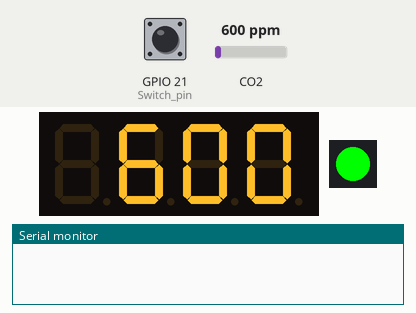
Simulated run of this program. Board: ESP32. On the bench: 4-digit seven-segment display, 1 RGB LEDs in strip order, left to right, the last lines printed to the serial monitor. The inputs (shaded band) are chosen by the test bench; at power-on: GPIO 21 (Switch_pin) HIGH, CO2 600 ppm.

Above: at 2.6 s.
2.7 s: GPIO 21 (Switch_pin) pulled LOW for 3.2 s
At 3.3 s:
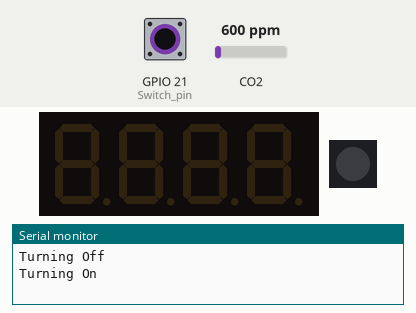
7.4 s: GPIO 21 (Switch_pin) pulled LOW for 0.15 s
At 9.1 s:
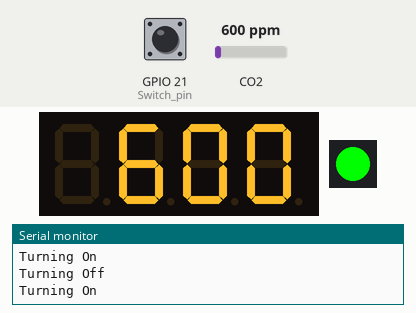
9.4 s: CO2 set to 726 ppm
At 11.1 s:
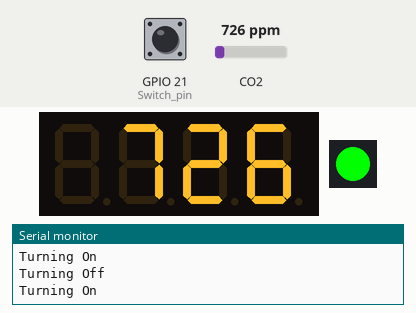
11.4 s: CO2 set to 796 ppm
At 12.9 s:
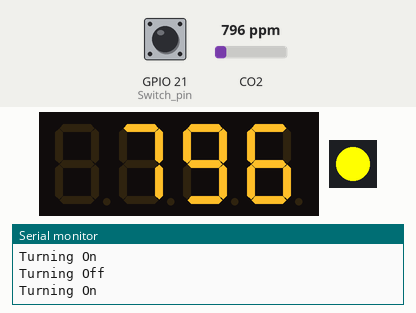
13.5 s: CO2 set to 1207 ppm
At 14.8 s:
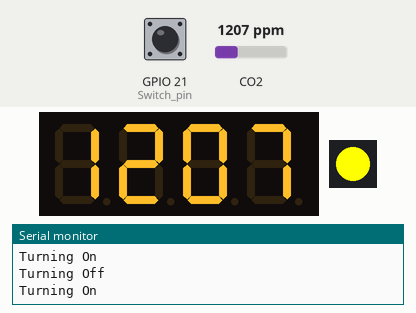
15.5 s: CO2 set to 1282 ppm
At 16.7 s:
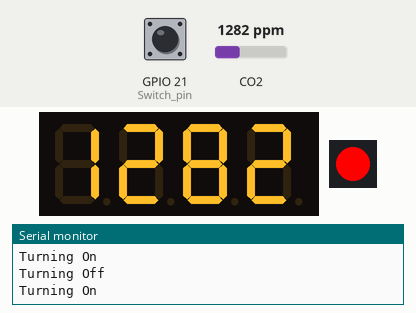
Timing chart, 0 to 18.5 s (numbered marks = the images above; inputs shaded):
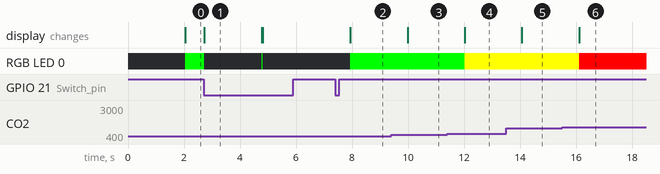

Measured:
- the behaviour switches between 750 and 751 ppm on CO2 (found by bisection; images 3 and 4)
- the behaviour switches between 1250 and 1251 ppm on CO2 (found by bisection; images 5 and 6)
- after the input at 2.7 s, RGB LED 0: RGB(0, 255, 0) → off at once, → RGB(0, 255, 0) 2.1 s later, → off 0.02 s later; the display: changes at once (image 1)
- after the input at 7.4 s, RGB LED 0: off → RGB(0, 255, 0) after 0.54 s; the display: changes after 0.54 s (image 2)
- after the input at 9.4 s, the display: changes after 0.58 s (image 3)
- after the input at 11.4 s, RGB LED 0: RGB(0, 255, 0) → RGB(255, 255, 0) after 0.63 s; the display: changes after 0.63 s (image 4)
- after the input at 13.5 s, the display: changes after 0.57 s (image 5)
- after the input at 15.5 s, RGB LED 0: RGB(255, 255, 0) → RGB(255, 0, 0) after 0.61 s; the display: changes after 0.61 s (image 6)

The program:

main.cpp
```cpp
/*

This program was developed by Malte Gehrmann. It is CO2 trafic light powered by an ESP32. It notifys people in the room
when they need to open their windows to let in fresh air by changing an LED from Green to yellow to red.
It will also display the current time and current CO2 value on a 4 digit 7 segment display

Any questions email: malte.gehrmann@honeywell.com

*/


//=======================================================
//Importing all libaries for the project
#include <Arduino.h> // This is included by default if you use the arduino IDE

#include "MHZ19.h"
#include "FastLED.h"
#include <TM1637Display.h>
//=======================================================


//=======================================================
//Setting up the FastLED libaray
#define DATA_PIN 26
#define NUM_LEDS 1
CRGB leds[NUM_LEDS];
CRGBPalette16 gPal;
//=======================================================


//=======================================================
//Setting up the libaray for the CO2 Sensor
#define RX_PIN 9
#define TX_PIN 10
#define BAUDRATE 9600               // Native to the sensor (do not change)
MHZ19 myMHZ19;
HardwareSerial mySerial(0);
//=======================================================


//=======================================================
//Setting up the 4 digit display
#define CLK 33
#define DIO 25
TM1637Display display(CLK, DIO);
//=======================================================

//=======================================================
// Input Pin
#define Switch_pin 21
//=======================================================


//=======================================================
//Defining any variables needed for the loop and setup functions
unsigned long getDataTimer = 0;
unsigned long ClockDataTimer = 0;
bool ShowTime = false;
int ShowTimeCount = 0;
bool blink = true;
byte Colour;
int buttonState;
unsigned long ButtonCoolDown;
bool DayMode = true;

//=======================================================
void setup()
{
    Serial.begin(9600);

    pinMode(Switch_pin, INPUT);                                     //defining the switch

    mySerial.begin(BAUDRATE, SERIAL_8N1, RX_PIN, TX_PIN);           //Setting up the CO2 sensor
    myMHZ19.begin(mySerial);
    myMHZ19.autoCalibration();

    FastLED.addLeds<WS2811, DATA_PIN, RGB>(leds, NUM_LEDS);         //Setting up the FASTLED libaray
}
//=======================================================


//=======================================================
void loop()
{
    buttonState = digitalRead(Switch_pin);

    if(!buttonState){
        if(DayMode){
            DayMode = false;
            leds[0] = CRGB(0,0,0);
            FastLED.show();
            display.clear();
            Serial.println("Turning Off");
        }
        else{
            DayMode = true;
            Colour = 0;
            Serial.println("Turning On");
        }
        delay(500);
    }


    if (millis() - getDataTimer >= 2000 && DayMode)
    {
        int CO2;                                // Creates CO2 variable and reads the current CO2 value
        CO2 = myMHZ19.getCO2();
        display.setBrightness(0x0f);
        display.showNumberDecEx(CO2, 0x00, false, 4, 0);

        if(CO2 <= 750){
            if(Colour != 1){
                leds[0] = CRGB(0,255,0);        //if the value of the co2 is less than 800 the LED will be set to green
                FastLED.show();
                Colour = 1;
            }
        }
        else if(CO2 <= 1250){
            if(Colour != 2){
                leds[0] = CRGB(255,255,0);        //if the value of the co2 is between 600 and 800 the LED will be set to yellow
                FastLED.show();
                Colour = 2;
            }

        }
        else{
            if(Colour != 3){
                leds[0] = CRGB(255,0,0);            //if the value of the co2 is more than 800 the LED will turn to red
                FastLED.show();
                Colour = 3;
            }

        }
        getDataTimer = millis();              // Update inerval
    }
}
//=======================================================
```
